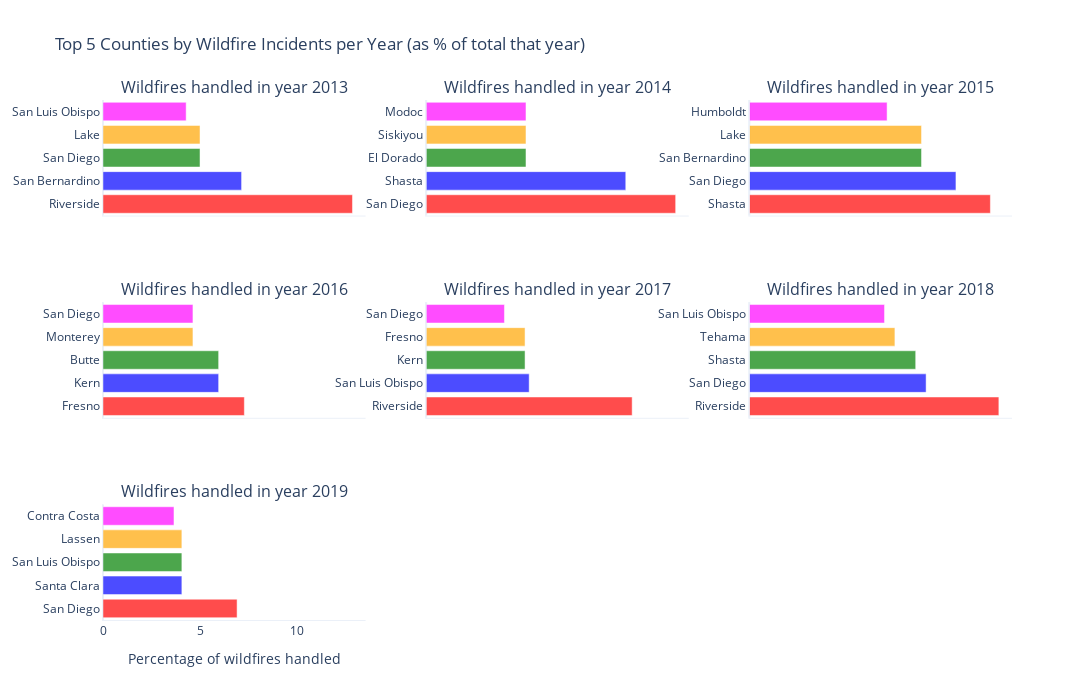

Notebook code for this chart:
### Markdown cell above
The four plots above offer several key insights into the dataset. Notably, they reinforce the conclusion from Observation 3 regarding the increasing severity of wildfires—highlighting that 68.3% of all incidents and nearly 95% of the total fatalities have occurred since 2017, with a significant concentration in the southeastern region of California, particularly within the Riverside Unit (RRU).

Having established that, the next step is to determine: **How many wildfire incidents in 2018 were managed by the Riverside administrative unit?**

### Code cell
unique_years = cleaned_df['ArchiveYear'].unique()
fig7 = make_subplots(
    rows=3, cols=3,
    subplot_titles=[f"Wildfires handled in year {year}" for year in unique_years],
    shared_xaxes=True
)

rows, cols = 3, 3
current_row = 1
current_col = 1

fire_counties_df = cleaned_df.groupby("Counties").head(100)
for idx, year in enumerate(unique_years):
    total_fire_year = cleaned_df[cleaned_df["ArchiveYear"] == year].count().values[0]
    fires_by_county = fire_counties_df[fire_counties_df["ArchiveYear"] == year]["Counties"].value_counts()
    percentages = (fires_by_county.values[0: 5] / total_fire_year) * 100
    counties = fires_by_county.index.unique()[0: 5]
    fig7.add_trace(
        go.Bar(
            x=percentages,
            y=counties,
            orientation='h',
            marker=dict(color=['red','blue','green','orange','magenta']),
            opacity=0.7
        ),
        row=current_row,
        col=current_col
    )

    current_col += 1
    if current_col > cols:
        current_row += 1
        current_col = 1

fig7.update_layout(
    height=700,
    width=1200,
    title_text="Top 5 Counties by Wildfire Incidents per Year (as % of total that year)",
    showlegend=False,
    template="plotly_white"
)

for c in range(1, cols + 1):
    fig7.update_xaxes(title_text="Percentage of wildfires handled", row=3, col=c)

for r in range(1, rows + 1):
    for c in range(1, cols + 1):
        fig7.update_xaxes(showgrid=False, showline=True, zeroline=True)
        fig7.update_yaxes(showgrid=False, showline=True, zeroline=True)

fig7.show()

### Figure 1 — Plotly figure (JSON) as saved in the notebook; plotly's stock layout.template omitted (floating-point values rounded to 4 significant figures)
{"data": [{"marker": {"color": ["red", "blue", "green", "orange", "magenta"]}, "opacity": 0.7, "orientation": "h", "type": "bar", "x": [12.86, 7.143, 5.0, 5.0, 4.286], "xaxis": "x", "y": ["Riverside", "San Bernardino", "San Diego", "Lake", "San Luis Obispo"], "yaxis": "y"}, {"marker": {"color": ["red", "blue", "green", "orange", "magenta"]}, "opacity": 0.7, "orientation": "h", "type": "bar", "x": [14.08, 11.27, 5.634, 5.634, 5.634], "xaxis": "x2", "y": ["San Diego", "Shasta", "El Dorado", "Siskiyou", "Modoc"], "yaxis": "y2"}, {"marker": {"color": ["red", "blue", "green", "orange", "magenta"]}, "opacity": 0.7, "orientation": "h", "type": "bar", "x": [7.527, 6.452, 5.376, 5.376, 4.301], "xaxis": "x3", "y": ["Shasta", "San Diego", "San Bernardino", "Lake", "Humboldt"], "yaxis": "y3"}, {"marker": {"color": ["red", "blue", "green", "orange", "magenta"]}, "opacity": 0.7, "orientation": "h", "type": "bar", "x": [7.285, 5.96, 5.96, 4.636, 4.636], "xaxis": "x4", "y": ["Fresno", "Kern", "Butte", "Monterey", "San Diego"], "yaxis": "y4"}, {"marker": {"color": ["red", "blue", "green", "orange", "magenta"]}, "opacity": 0.7, "orientation": "h", "type": "bar", "x": [11.63, 5.814, 5.581, 5.581, 4.419], "xaxis": "x5", "y": ["Riverside", "San Luis Obispo", "Kern", "Fresno", "San Diego"], "yaxis": "y5"}, {"marker": {"color": ["red", "blue", "green", "orange", "magenta"]}, "opacity": 0.7, "orientation": "h", "type": "bar", "x": [7.792, 5.519, 5.195, 4.545, 4.221], "xaxis": "x6", "y": ["Riverside", "San Diego", "Shasta", "Tehama", "San Luis Obispo"], "yaxis": "y6"}, {"marker": {"color": ["red", "blue", "green", "orange", "magenta"]}, "opacity": 0.7, "orientation": "h", "type": "bar", "x": [6.911, 4.065, 4.065, 4.065, 3.659], "xaxis": "x7", "y": ["San Diego", "Santa Clara", "San Luis Obispo", "Lassen", "Contra Costa"], "yaxis": "y7"}], "layout": {"annotations": [{"font": {"size": 16}, "showarrow": false, "text": "Wildfires handled in year 2013", "x": 0.1444, "xanchor": "center", "xref": "paper", "y": 1, "yanchor": "bottom", "yref": "paper"}, {"font": {"size": 16}, "showarrow": false, "text": "Wildfires handled in year 2014", "x": 0.5, "xanchor": "center", "xref": "paper", "y": 1, "yanchor": "bottom", "yref": "paper"}, {"font": {"size": 16}, "showarrow": false, "text": "Wildfires handled in year 2015", "x": 0.8556, "xanchor": "center", "xref": "paper", "y": 1, "yanchor": "bottom", "yref": "paper"}, {"font": {"size": 16}, "showarrow": false, "text": "Wildfires handled in year 2016", "x": 0.1444, "xanchor": "center", "xref": "paper", "y": 0.6111, "yanchor": "bottom", "yref": "paper"}, {"font": {"size": 16}, "showarrow": false, "text": "Wildfires handled in year 2017", "x": 0.5, "xanchor": "center", "xref": "paper", "y": 0.6111, "yanchor": "bottom", "yref": "paper"}, {"font": {"size": 16}, "showarrow": false, "text": "Wildfires handled in year 2018", "x": 0.8556, "xanchor": "center", "xref": "paper", "y": 0.6111, "yanchor": "bottom", "yref": "paper"}, {"font": {"size": 16}, "showarrow": false, "text": "Wildfires handled in year 2019", "x": 0.1444, "xanchor": "center", "xref": "paper", "y": 0.2222, "yanchor": "bottom", "yref": "paper"}], "height": 700, "showlegend": false, "title": {"text": "Top 5 Counties by Wildfire Incidents per Year (as % of total that year)"}, "width": 1200, "xaxis": {"anchor": "y", "domain": [0, 0.2889], "matches": "x7", "showgrid": false, "showline": true, "showticklabels": false, "zeroline": true}, "xaxis2": {"anchor": "y2", "domain": [0.3556, 0.6444], "matches": "x8", "showgrid": false, "showline": true, "showticklabels": false, "zeroline": true}, "xaxis3": {"anchor": "y3", "domain": [0.7111, 1], "matches": "x9", "showgrid": false, "showline": true, "showticklabels": false, "zeroline": true}, "xaxis4": {"anchor": "y4", "domain": [0, 0.2889], "matches": "x7", "showgrid": false, "showline": true, "showticklabels": false, "zeroline": true}, "xaxis5": {"anchor": "y5", "domain": [0.3556, 0.6444], "matches": "x8", "showgrid": false, "showline": true, "showticklabels": false, "zeroline": true}, "xaxis6": {"anchor": "y6", "domain": [0.7111, 1], "matches": "x9", "showgrid": false, "showline": true, "showticklabels": false, "zeroline": true}, "xaxis7": {"anchor": "y7", "domain": [0, 0.2889], "showgrid": false, "showline": true, "title": {"text": "Percentage of wildfires handled"}, "zeroline": true}, "xaxis8": {"anchor": "y8", "domain": [0.3556, 0.6444], "showgrid": false, "showline": true, "title": {"text": "Percentage of wildfires handled"}, "zeroline": true}, "xaxis9": {"anchor": "y9", "domain": [0.7111, 1], "showgrid": false, "showline": true, "title": {"text": "Percentage of wildfires handled"}, "zeroline": true}, "yaxis": {"anchor": "x", "domain": [0.7778, 1], "showgrid": false, "showline": true, "zeroline": true}, "yaxis2": {"anchor": "x2", "domain": [0.7778, 1], "showgrid": false, "showline": true, "zeroline": true}, "yaxis3": {"anchor": "x3", "domain": [0.7778, 1], "showgrid": false, "showline": true, "zeroline": true}, "yaxis4": {"anchor": "x4", "domain": [0.3889, 0.6111], "showgrid": false, "showline": true, "zeroline": true}, "yaxis5": {"anchor": "x5", "domain": [0.3889, 0.6111], "showgrid": false, "showline": true, "zeroline": true}, "yaxis6": {"anchor": "x6", "domain": [0.3889, 0.6111], "showgrid": false, "showline": true, "zeroline": true}, "yaxis7": {"anchor": "x7", "domain": [0, 0.2222], "showgrid": false, "showline": true, "zeroline": true}, "yaxis8": {"anchor": "x8", "domain": [0, 0.2222], "showgrid": false, "showline": true, "zeroline": true}, "yaxis9": {"anchor": "x9", "domain": [0, 0.2222], "showgrid": false, "showline": true, "zeroline": true}}}
